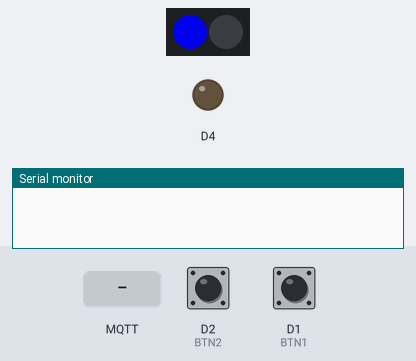
Bench run of a sketch on a simulated ESP8266 (NodeMCU). Parts: 2 RGB LEDs in strip order, left to right, output pins drawn as LEDs (lit = HIGH, except the on-board LED, lit = LOW), the last lines printed to the serial monitor. The inputs (shaded band) are chosen by the test bench; at power-on: D2 (BTN2) HIGH, D1 (BTN1) HIGH. WiFi joins after 1.5 s; servers stay silent unless stated; random numbers use the default seed unless the sketch sets one; no MQTT or app messages arrive unless stated.

Above: at 0.1 s.
At 1.6 s:
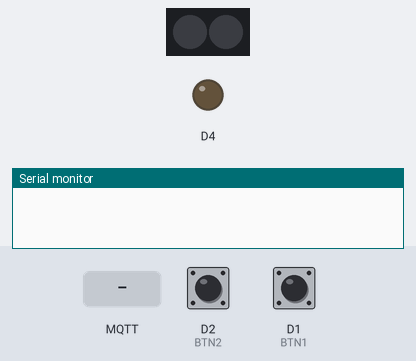
At 4.7 s:
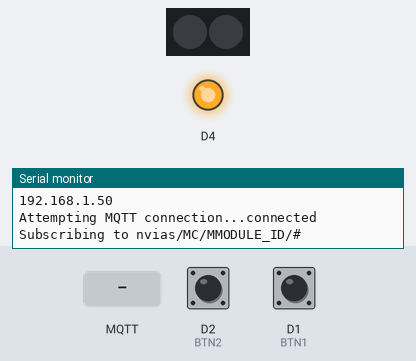
4.8 s: MQTT message "," arrives on the first subscribed topic
Timing chart, 0 to 7.8 s (numbered marks = the images above; inputs shaded):
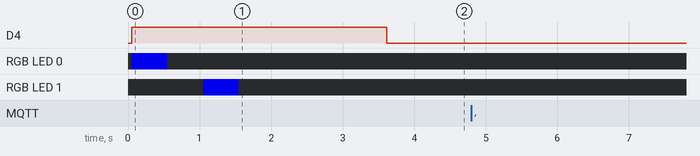

The sketch:

ESPCraft.ino
```cpp
#include <ESP8266WiFi.h>
#include <Adafruit_NeoPixel.h>
#include <stdlib.h>
#include "PubSubClient.h"
#include "config.h"

#define BTN1 D1
#define BTN2 D2

#define LED_PIN D3
#define LED_COUNT 2

const char* ssid = WIFI_SSID;
const char* password = WIFI_PASSWORD;

const char* mqtt_server = MQTT_SERVER;
const uint16_t mqtt_port = MQTT_PORT;

char* subTopic = SUB_TOPIC;
char* pubTopic = PUB_TOPIC;

WiFiClient espClient;
PubSubClient client(espClient);

Adafruit_NeoPixel pixels(LED_COUNT, LED_PIN, NEO_GRB + NEO_KHZ800);

void handleMessage(byte* payload){
    char* rawColors = strrchr((char*)payload, '(');
    String sPayload = (char *)payload;

    String colors[3] = {"", "", ""};

    for(int i = 1, x = 0; i < strlen(rawColors); i++){
      if(rawColors[i] == ',') {
        x++;
        continue;
      }

      if(rawColors[i] == ')') break;

      if(x == 0){
        colors[x] += (String)rawColors[i];
      } else if(x == 1){
        colors[x] += (String)rawColors[i];
      }else if(x == 2){
        colors[x] += (String)rawColors[i];
      }
    }

    char c = sPayload.charAt(0);
    int pin = (int)c - 48;

    Serial.print(pin);
    Serial.println(": " + colors[0] + "," + colors[1] + "," + colors[2]);

    if (pin >= 0 && pin <= 1){
        pixels.setPixelColor(pin, pixels.Color(colors[0].toInt(), colors[1].toInt(), colors[2].toInt()));
        pixels.show();
    }
}

void setup() {
  pinMode(BUILTIN_LED, OUTPUT);
  pinMode(BTN1, INPUT_PULLUP);
  pinMode(BTN2, INPUT_PULLUP);

  delay(50);
  digitalWrite(BUILTIN_LED, 1);

  Serial.begin(115200);
  pixels.begin();

  startup();

  setup_wifi();
  client.setServer(mqtt_server, mqtt_port);
  client.setCallback(callback);
}

bool state1 = false;
bool state2 = false;
void loop() {
  if (!client.connected()) {
    reconnect();

    digitalWrite(BUILTIN_LED, 0);
  }

  client.loop();

//////////////////////////////////////// BTN HANDLING

  if(!digitalRead(BTN1)){
    delay(20);
    if(!digitalRead(BTN1)){
      client.publish(BTN_1_PUB_TOPIC, state1 ? "1" : "0");

      state1 = !state1;

      digitalWrite(BUILTIN_LED, 1);
      delay(100);
      digitalWrite(BUILTIN_LED, 0);

      while(!digitalRead(BTN1));
    }
  }

  if(!digitalRead(BTN2)){
    delay(20);
    if(!digitalRead(BTN2)){
      client.publish(BTN_2_PUB_TOPIC, state2 ? "1" : "0");

      state2 = !state2;

      digitalWrite(BUILTIN_LED, 1);
      delay(100);
      digitalWrite(BUILTIN_LED, 0);

      while(!digitalRead(BTN2));
    }
  }
}

void callback(char* topic, byte* payload, unsigned int len) {
  Serial.print("Message arrived [");
  Serial.print(topic);
  Serial.print("] ");

  if(strcmp(topic, LED_SUB_TOPIC) == 0){
    handleMessage(payload);
  }

  Serial.println();
}

void reconnect() {
  while (!client.connected()) {
    Serial.print("Attempting MQTT connection...");
    String clientId = "ESP8266Client-";
    clientId += String(random(0xffff), HEX);
    if (client.connect(clientId.c_str())) {
      Serial.println("connected");

      String helloMsg = "[M" + (String)MODULE_NUMBER + "] Logged in.";

      char msg[200];
      helloMsg.toCharArray(msg, helloMsg.length());

      client.publish(pubTopic, msg);

      Serial.print("Subscribing to ");
      Serial.println(subTopic);
      client.subscribe(subTopic);
    } else {
      Serial.print("failed, rc=");
      Serial.print(client.state());
      Serial.println(" try again in 2 seconds");
      delay(2000);
    }
  }
}

void setup_wifi() {
  delay(10);
  Serial.println();
  Serial.print("Connecting to: ");
  Serial.println(ssid);

  WiFi.begin(ssid, password);

  while (WiFi.status() != WL_CONNECTED) {
    delay(500);
    Serial.print(".");
  }

  randomSeed(micros());

  Serial.println("");
  Serial.println("WiFi connected");
  Serial.println("IP address: ");
  Serial.println(WiFi.localIP());
}

void startup(){
  pixels.setPixelColor(0, 0, 0, 200);
  pixels.show();
  delay(500);

  pixels.setPixelColor(0, 0, 0, 0);
  pixels.show();
  delay(500);

  pixels.setPixelColor(1, 0, 0, 200);
  pixels.show();
  delay(500);

  pixels.setPixelColor(1, 0, 0, 0);
  pixels.show();
  delay(500);
}
```

config.h
```cpp
#ifndef config_h
#define config_h


#define WIFI_SSID "JMENO_WIFI"
#define WIFI_PASSWORD "HESLO_NA_WIFI"
#define MODULE_NUMBER "MODULE_ID"


#define MQTT_SERVER "34.245.186.165"
#define MQTT_PORT 1883

#define MQTT_PREFIX "nvias/MC"

#define SUB_TOPIC MQTT_PREFIX "/M" MODULE_NUMBER "/#"
#define PUB_TOPIC MQTT_PREFIX "/M" MODULE_NUMBER

// Buttons topic listeners

#define BTN_1_PUB_TOPIC PUB_TOPIC "/D1"
#define BTN_2_PUB_TOPIC PUB_TOPIC "/D2"

// LED topic listeners

#define LED_SUB_TOPIC PUB_TOPIC "/D3"

#endif
```
